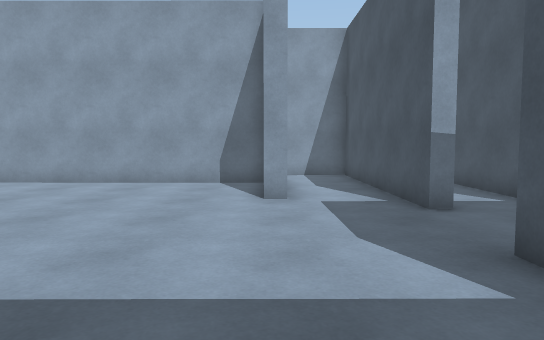
view 1 (above)

24 first-person views from a walk through a Unity game level. The camera is 1.2 m above the floor, tilts 4° down and sees 70° across. The floor is counted in squares, 1 m on a side. Each view is taken from the middle of a square. On the plan, view 1 faces up. The plan holds only what a view shows up to about 15 squares ahead; the rest is blank. The place goes on beyond the plan. The player character is not drawn.

view 2
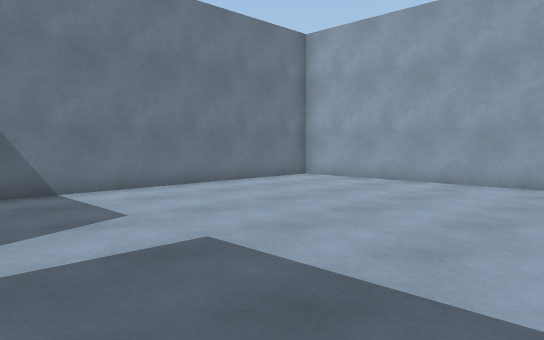

view 3
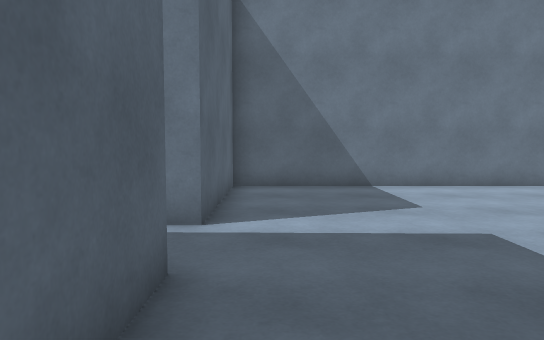

view 4
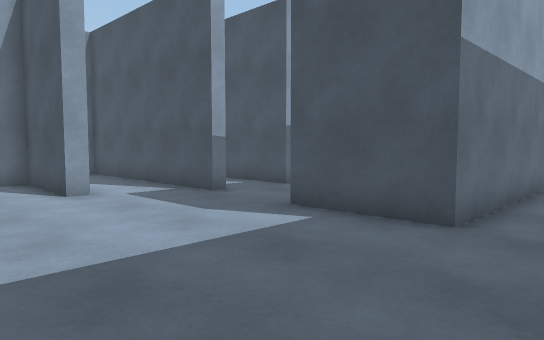

view 5
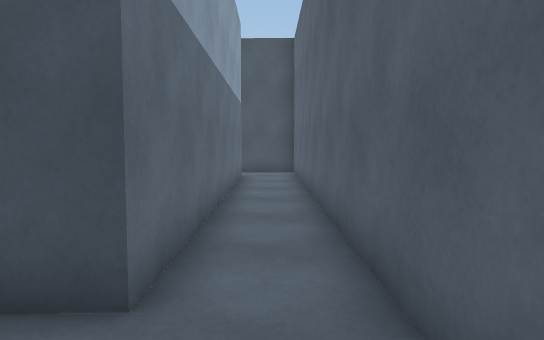

view 6
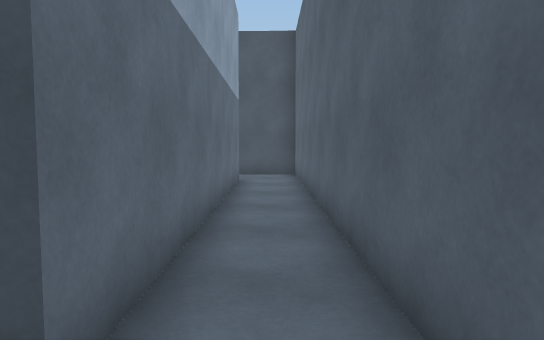

view 7
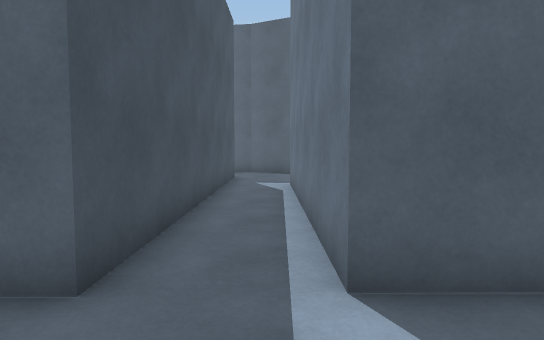

view 8
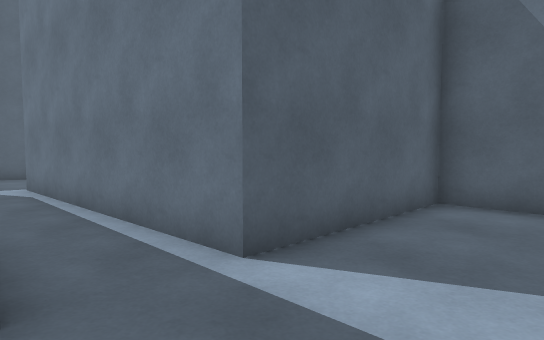

view 9
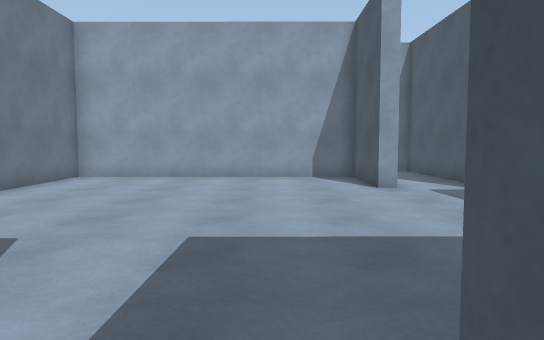

view 10
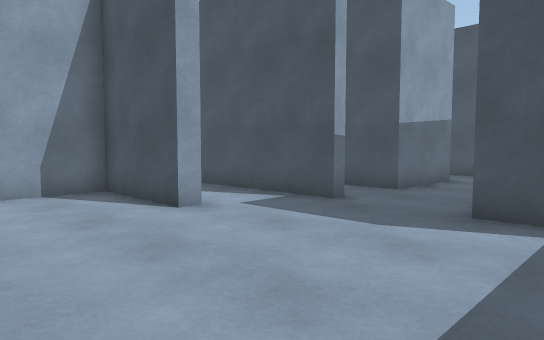

view 11
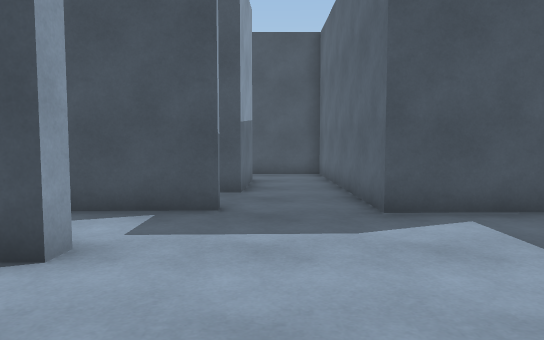

view 12
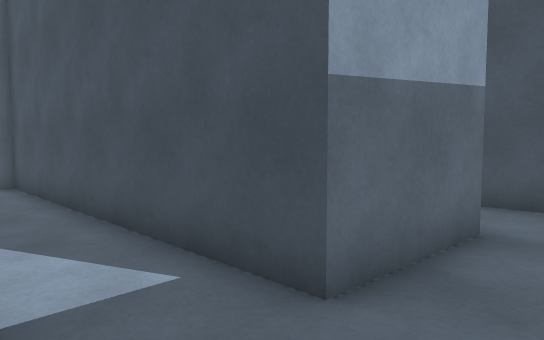

view 13
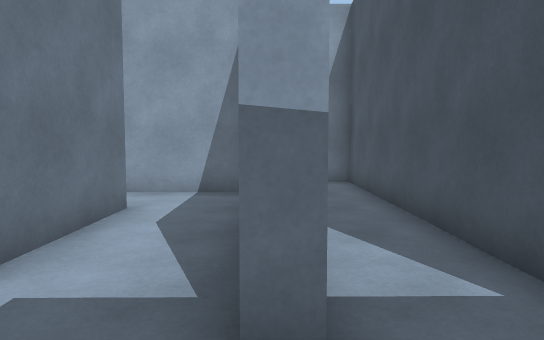

view 14
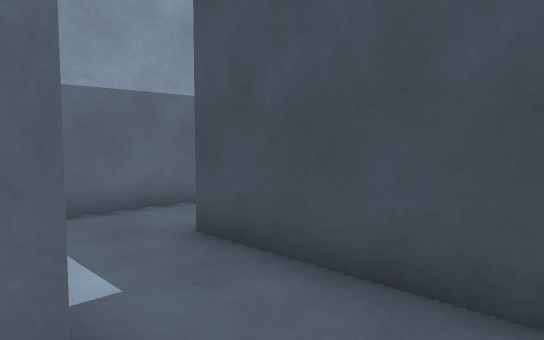

view 15
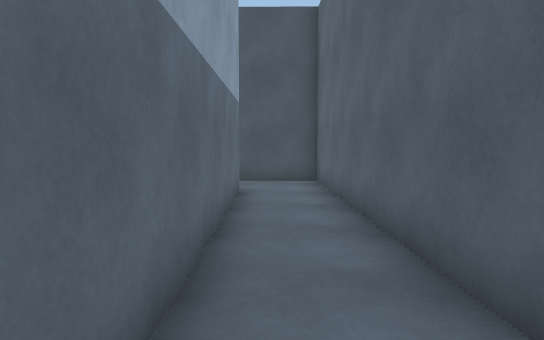

view 16
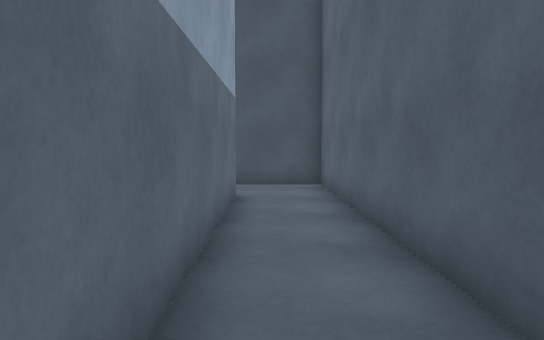

view 17
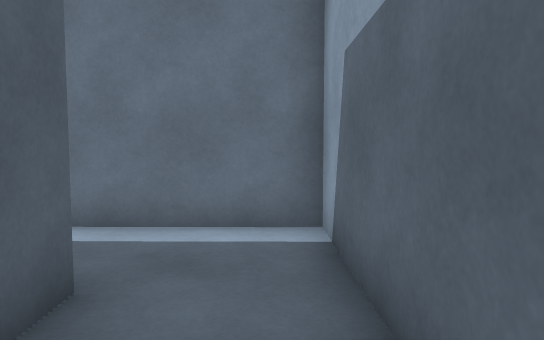

view 18
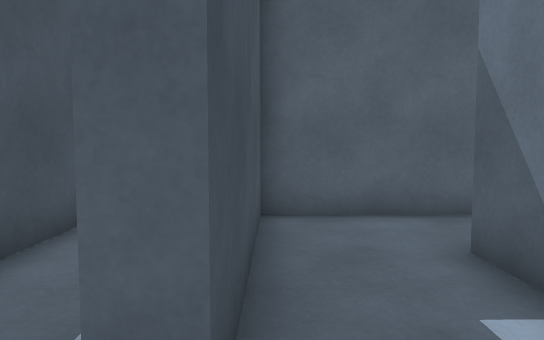

view 19
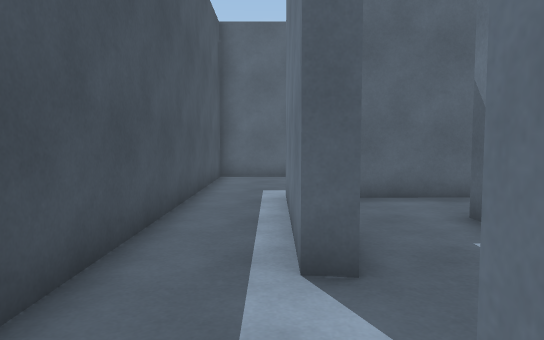

view 20
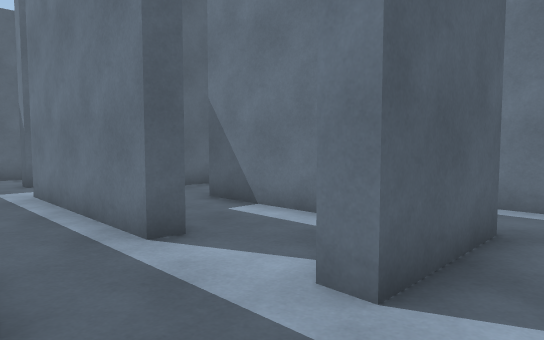

view 21
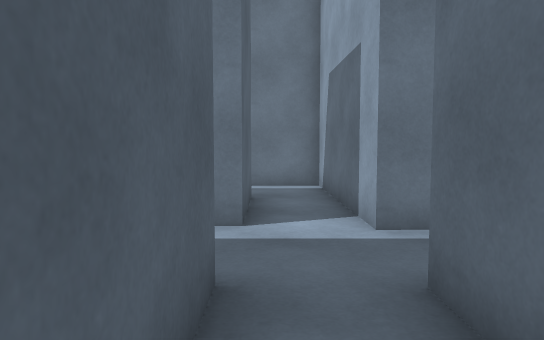

view 22
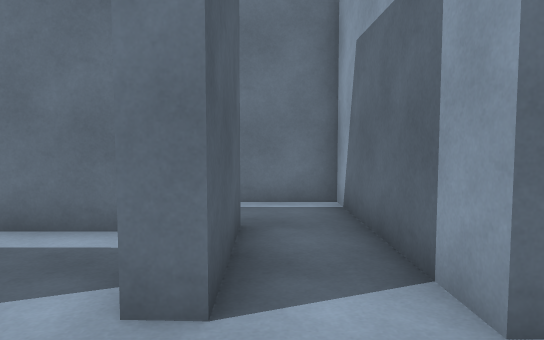

view 23
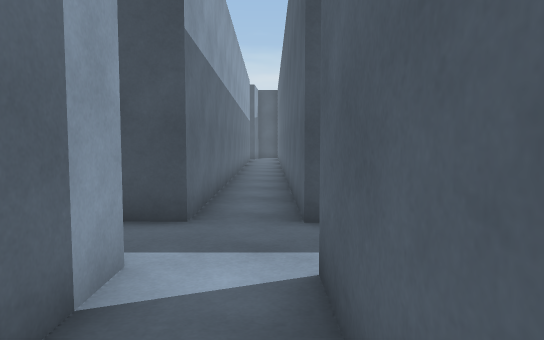

view 24
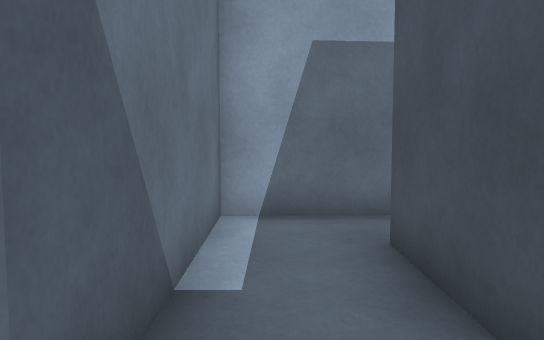

### Floor plan
Points are (right, up) in squares from view 1. A wall is a line through its corners. A room is listed if a view was taken in it or the views show most of it. See-through windows are left out.
Room 1 (views 1, 2, 3, 4, 5, 6, 7, 8, 9, 10, 11)
walls: (0.4, 8.3) (-0.2, 8.3) (-0.1, 11.6) (-9.8, 11.5) (-9.7, -1) (-4.6, -1) (-4.5, -7.6); (2.8, 7) (2.7, 14.4) (-0.6, 14.4); (1.2, -0.9) (15.3, -0.9); (0.3, 12.1) (0.3, 8.8); (-2.6, -7.5) (-2.5, -1) (-0.3, -0.9); (14, 1.1) (2.7, 1) (2.6, 4.1)
ways out: opening at (3, 5.5) to room 2; opening at (15, 0)
Room 2 (views 12, 13, 14, 15, 16, 17)
walls: (8.6, 6.6) (5.3, 6.8) (5.4, 16.9) (4.6, 16.9); (3.3, 7) (2.8, 7); (2.6, 4.1) (10.9, 4.2) (11, 9.4) (21.2, 9.6) (21.2, 14.6); (18.8, 16) (18.8, 11.8) (8.5, 11.7) (8.5, 8.1)
ways out: opening at (3, 5.5) to room 1; opening at (21, 15.5) to room 3
Room 3 (view 18)
walls: (21.2, 14.6) (21.7, 14.5) (21.7, 9.2); (21.3, 7.2) (21.3, 6.5); (23.8, 6.5) (23.8, 15.5)
ways out: opening at (21, 15.5) to room 2; opening at (22.5, 17) to room 4; opening at (22, 8); opening at (22.5, 7)
Room 4 (views 19, 20, 21, 22, 23, 24)
walls: (21.6, 20.3) (21.5, 19.4) (16.2, 19.3) (16.2, 14.1); (23.7, 17.6) (27.3, 17.6); (18.4, 14.8) (18.4, 17.5) (21.5, 17.6) (21.4, 16.9); (27.5, 19.3) (23.8, 19.3) (23.8, 20.3)
ways out: opening at (22.5, 17) to room 3; opening at (17, 13)

Where each view was taken, in squares from view 1:
view 1: 0 up, 0 right, facing up
view 2: 0 up, 0 right, facing up-left
view 3: 0 up, 1 right, facing left
view 4: 1 down, 3 left, facing up-right
view 5: 0 up, 0 right, facing right
view 6: 0 up, 1 right, facing right
view 7: 2 up, 4 left, facing down
view 8: 2 up, 2 left, facing down-left
view 9: 2 down, 3 left, facing up
view 10: 2 up, 4 left, facing up-right
view 11: 6 up, 4 left, facing right
view 12: 5 up, 3 right, facing up-right
view 13: 5 up, 3 right, facing up
view 14: 5 up, 8 right, facing up-right
view 15: 11 up, 9 right, facing right
view 16: 11 up, 10 right, facing right
view 17: 11 up, 14 right, facing left
view 18: 16 up, 21 right, facing down
view 19: 18 up, 22 right, facing down
view 20: 19 up, 24 right, facing down-left
view 21: 18 up, 27 right, facing left
view 22: 18 up, 24 right, facing left
view 23: 18 up, 18 right, facing right
view 24: 13 up, 17 right, facing up
